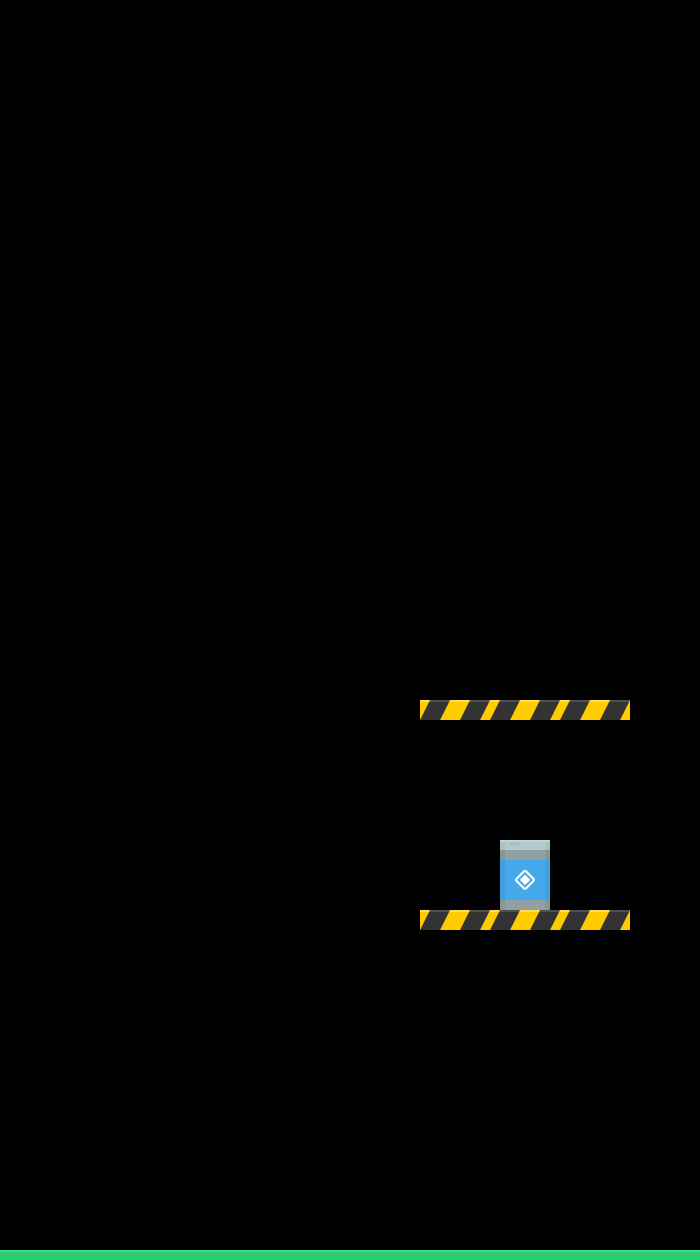

A level layout from a 2D game, rendered from its tile map. Below: a short description, then the map file with its tile-grid data intact:
An orthogonal 10x18 tile map with 70x70 px tiles, 1 tile layer (Tile Layer 1) and 5 objects (3x collision, player, exit).

<map version="1.4" tiledversion="1.4.3" orientation="orthogonal" renderorder="right-down" width="10" height="18" tilewidth="70" tileheight="70" infinite="0" nextlayerid="5" nextobjectid="10">
 <tileset firstgid="1" source="Rocket.tsx" />
 <layer id="1" name="Tile Layer 1" width="10" height="18">
  <data encoding="csv">
0,0,0,0,0,0,0,0,0,0,
0,0,0,0,0,0,0,0,0,0,
0,0,0,0,0,0,0,0,0,0,
0,0,0,0,0,0,0,0,0,0,
0,0,0,0,0,0,0,0,0,0,
0,0,0,0,0,0,0,0,0,0,
0,0,0,0,0,0,0,0,0,0,
0,0,0,0,0,0,0,0,0,0,
0,0,0,0,0,0,0,0,0,0,
0,0,0,0,0,0,0,0,0,0,
0,0,0,0,0,0,64,64,64,0,
0,0,0,0,0,0,0,0,0,0,
0,0,0,0,0,0,0,90,0,0,
0,0,0,0,0,0,64,64,64,0,
0,0,0,0,0,0,0,0,0,0,
0,0,0,0,0,0,0,0,0,0,
0,0,0,0,0,0,0,0,0,0,
11,11,11,11,11,11,11,11,11,11
</data>
 </layer>
 <objectgroup id="3" name="objects">
  <object id="1" name="player" x="242.667" y="1168" width="22.6667" height="26.6667" />
  <object id="2" name="exit" x="503.333" y="840" width="44.1667" height="66.6667" />
 </objectgroup>
 <objectgroup id="4" name="physics">
  <object id="6" name="collision" x="419" y="700.334" width="209.333" height="20.6667" />
  <object id="7" name="collision" x="420" y="910" width="210" height="21.3333" />
  <object id="8" name="collision" x="1" y="1250" width="704" height="24" />
 </objectgroup>
</map>
